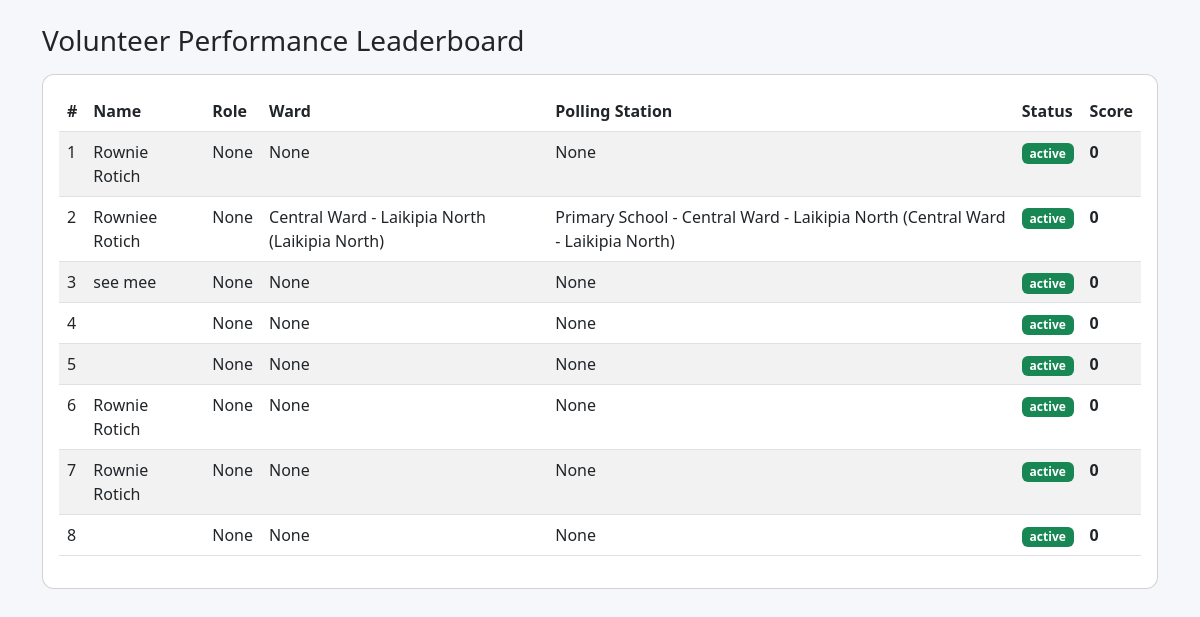
/accounts/volunteer-performance/ (signed in), run on the app's committed database.
### accounts/models.py (models this page shows, shortened)
class User(AbstractUser):
    ROLE_CHOICES = (
        ('volunteer', 'Volunteer'),
        ('leader', 'Leader'),
    )
    PROFESSION_CHOICES = (
        ('farmer', 'Farmer'),
        ('teacher', 'Teacher'),
        ('business', 'Business'),
        ('student', 'Student'),
        ('other', 'Other'),
    )
    role = models.CharField(max_length=20, choices=ROLE_CHOICES, default='volunteer')
    phone = models.CharField(max_length=20, blank=True, null=True)
    county = models.ForeignKey(County, on_delete=models.SET_NULL, null=True, blank=True)
    constituency = models.ForeignKey(Constituency, on_delete=models.SET_NULL, null=True, blank=True)
    ward = models.ForeignKey(Ward, on_delete=models.SET_NULL, null=True, blank=True)
    polling_station = models.ForeignKey(PollingStation, on_delete=models.SET_NULL, null=True, blank=True)
    profession = models.CharField(max_length=20, choices=PROFESSION_CHOICES, blank=True, null=True)
    other_profession = models.CharField(max_length=255, blank=True, null=True)
    VOLUNTEER_ROLE_CHOICES = [
        ("mobilizer", "Mobilizer"),
        ("ward_coordinator", "Ward Coordinator"),
        ("polling_agent", "Polling Agent"),
        ("data_collector", "Data Collector"),
        ("observer", "Observer"),
    ]
    volunteer_role = models.CharField(
        max_length=50,
        choices=VOLUNTEER_ROLE_CHOICES,
        blank=True,
        null=True
    )
    VOLUNTEER_STATUS = [
        ("active", "Active"),
        ("inactive", "Inactive"),
        ("suspended", "Suspended"),
    ]
    volunteer_status = models.CharField(
        max_length=20,
        choices=VOLUNTEER_STATUS,
        default="active"
    )
    activity_score = models.IntegerField(default=0)
    events_attended = models.IntegerField(default=0)

class Ward(models.Model):
    constituency = models.ForeignKey(Constituency, on_delete=models.CASCADE)
    name = models.CharField(max_length=100)
    def __str__(self):
        return f"{self.name} ({self.constituency.name})"

class Constituency(models.Model):
    county = models.ForeignKey(County, on_delete=models.CASCADE)
    name = models.CharField(max_length=100)

class PollingStation(models.Model):
    ward = models.ForeignKey(Ward, on_delete=models.CASCADE)
    name = models.CharField(max_length=150)
    def __str__(self):
        return f"{self.name} ({self.ward.name})"

### accounts/views.py (the view)
# urls.py: path("volunteer-performance/", views.volunteer_performance, name="volunteer_performance"),
@login_required
def volunteer_performance(request):
    if not request.user.is_superuser:
        return redirect("home")
    volunteers = User.objects.filter(role="volunteer").annotate(
        total_tasks=Count('tasks_assigned')
    ).order_by('-total_tasks')
    return render(request, "volunteer_performance.html", {
        "volunteers": volunteers
    })

### templates/volunteer_performance.html (shortened to what this page needs)
<!DOCTYPE html>
<html>
<head>
<link href="https://cdn.jsdelivr.net/npm/bootstrap@5.3.0/dist/css/bootstrap.min.css" rel="stylesheet">
</head>
<body>
<div class="container mt-4">
<h3>Volunteer Performance Leaderboard</h3>
<div class="card p-3 mt-3">
<table class="table table-striped">
<thead>
<tr>
<th>#</th>
<th>Name</th>
<th>Role</th>
<th>Ward</th>
<th>Polling Station</th>
<th>Status</th>
<th>Score</th>
</tr>
</thead>
<tbody>
{% for v in volunteers %}
<tr>
<td>{{ forloop.counter }}</td>
<td>
{{ v.first_name }} {{ v.last_name }}
</td>
<td>{{ v.volunteer_role }}</td>
<td>{{ v.ward }}</td>
<td>{{ v.polling_station }}</td>
<td>
<span class="badge bg-success">
{{ v.volunteer_status }}
</span>
</td>
<td>
<strong>{{ v.activity_score }}</strong>
</td>
</tr>
{% endfor %}
</tbody>
</table>
</div>
</div>
</body>
</html>

### templates/volunteer_performance.html (style rules this page uses)
body { background:#f5f7fb; }
.card { border-radius:12px; }

### data on the page
User: first_name "Rownie", last_name "Rotich", volunteer_role "None", ward "None", polling_station "None", volunteer_status "active", activity_score "0"
User: first_name "Rowniee", last_name "Rotich", volunteer_role "None", ward "Central Ward - Laikipia North (Laikipia North)", polling_station "Primary School - Central Ward - Laikipia North (Central Ward - Laikipia North)", volunteer_status "active", activity_score "0"
User: first_name "see", last_name "mee", volunteer_role "None", ward "None", polling_station "None", volunteer_status "active", activity_score "0"
User: volunteer_role "None", ward "None", polling_station "None", volunteer_status "active", activity_score "0"
User: volunteer_role "None", ward "None", polling_station "None", volunteer_status "active", activity_score "0"
User: first_name "Rownie", last_name "Rotich", volunteer_role "None", ward "None", polling_station "None", volunteer_status "active", activity_score "0"
User: first_name "Rownie", last_name "Rotich", volunteer_role "None", ward "None", polling_station "None", volunteer_status "active", activity_score "0"
User: volunteer_role "None", ward "None", polling_station "None", volunteer_status "active", activity_score "0"
